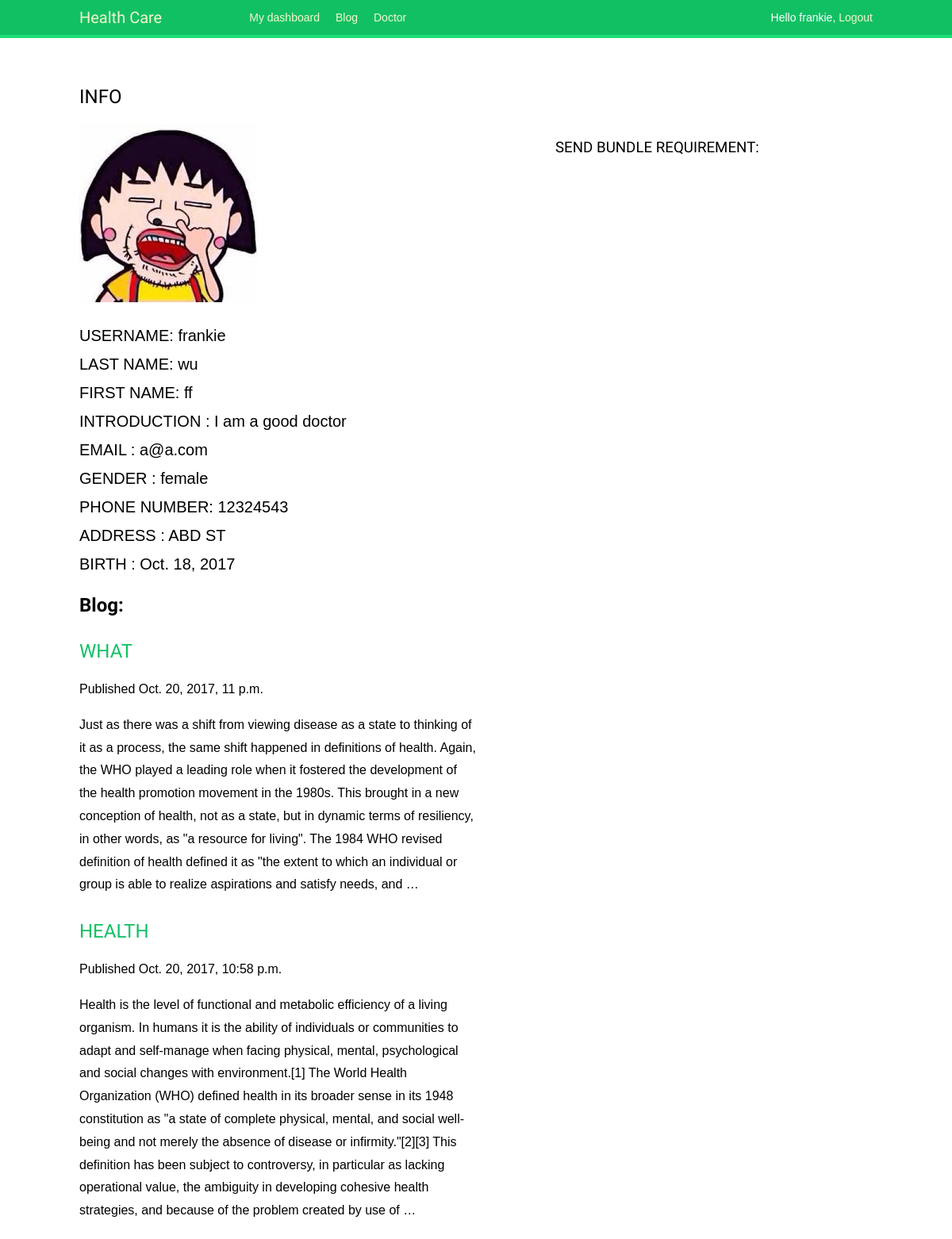
The app's page /account/doctor/frankie/ (signed in) with its own data.
### account/models.py (models this page shows, shortened)
class Profile(models.Model):
	user = models.OneToOneField(settings.AUTH_USER_MODEL)
	introduction = models.CharField(max_length=400,null=True)
	phone = models.CharField(max_length=200,null=True)
	address = models.CharField(max_length=200, null=True)
	date_of_birth = models.DateField(blank=True, null=True)
	photo = models.ImageField(upload_to='users/%Y/%m/%d', blank=True)
	gender = models.ForeignKey(Gender,
								related_name="users", null=True)
	user_type = models.ForeignKey(UserType,
								related_name='users', null=True)

class Gender(models.Model):
	user_gender = models.CharField(max_length=200,
							db_index=True)
	slug = models.SlugField(max_length=200,
							db_index=True,
							unique=True)
	def __str__(self):
		return self.user_gender

### blog/models.py (models this page shows, shortened)
class Blog(models.Model):
	title = models.CharField(max_length=200)
	slug = models.SlugField(max_length=200)
	author = models.ForeignKey(User,
							related_name='blogs')
	body = models.TextField()
	created = models.DateTimeField(auto_now_add=True)
	active = models.BooleanField(default=True)
	class Meta:
		ordering = ('-created',)
	def get_absolute_url(self):
		return reverse('blog_detail',
					args=[self.id])

### account/views.py (the view)
# urls.py: url(r'^doctor/(?P<username>[-\w]+)/$', views.doctor_detail, name='doctor_detail'),
@login_required
def doctor_detail(request,username):
	user = get_object_or_404(User, username=username)
	blogs = Blog.objects.filter(author=user)
	author = request.user
	new_message =None
	if request.method=="POST":
		message_form = MessageForm(data=request.POST)
		if message_form.is_valid():
			new_message = message_form.save(commit=False)
			new_message.author = author
			new_message.tosomeone= user
			new_message.save()
	else:
		message_form = MessageForm()
	return render(request,
				'account/userview/doctor.html',
				{'user':user,
				'blogs':blogs,
				'new_message':new_message,
				'message_form':message_form})

### account/templates/account/userview/doctor.html (shortened to what this page needs)
{% extends "base.html" %}
{% load thumbnail %}
{% block content %}
	<h2>INFO</h2>
    <div style="width: 50%; float:left;">
    {% thumbnail user.profile.photo "100x100" crop="100%" as im %}
        <img src="{{ im.url }}">
    {% endthumbnail %}
	<p style="font-size: 20px">
		USERNAME: {{user.username}}<br>
		LAST NAME: {{user.last_name}}<br>
		FIRST NAME: {{user.first_name}}<br>
		INTRODUCTION : {{user.profile.introduction }}<br>
		EMAIL : {{user.email}}<br>
		GENDER : {{user.profile.gender}}<br>
		PHONE NUMBER: {{user.profile.phone}}<br>
		ADDRESS : {{user.profile.address}}<br>
		BIRTH : {{user.profile.date_of_birth}}<br>
	</p>
	</div>
	<div style="width: 40% ;float: right;">
	<h3>SEND BUNDLE REQUIREMENT:</h3>
	</div>
	<div style="width: 50%">
		<h2><strong>Blog:</strong></h2>
		{% include "blogs/blog_list_ajax.html" %}
	</div>
{% endblock %}

### account/templates/base.html (shortened to what this page needs)
{% load staticfiles %}
<!DOCTYPE html>
<html>
<head>
	<link href="{% static "css/base.css" %}" rel="stylesheet">
</head>
<body>
	<div id="header">
		<span class="logo">Health Care</span>
		{% if request.user.is_authenticated %}
		<ul class="menu">
			<li {% if section == "dashboard" %}class="selected"{% endif %}><a href="{% url "dashboard" %}">My dashboard</a></li>
			<li {% if section == "blog" %}class="selected"{% endif %}><a href="{% url "all_blog_list" %}">Blog</a></li>
			<li {% if section == "doctor" %}class="selected"{% endif %}><a href="{% url "user_list" %}">Doctor</a></li>
		</ul>
		{% endif %}
		<span class="user">
		{% if request.user.is_authenticated %}
			Hello {{ request.user.username }}, <a href="{% url "logout" %}">Logout</a>
		{% else %}
			<a href="{% url "login" %}">Log-in</a>
		{% endif %}
		</span>
	</div>
	<div id="content">
		{% block content %}
		{% endblock %}
	</div>
</body>
</html>

### blog/templates/blogs/blog_list_ajax.html
{% for blog in blogs %}
	<h2><a href="{{ blog.get_absolute_url }}"">{{ blog.title }}</a></h2>
	<p class="date">Published {{ blog.created }}</p>
	<p>{{ blog.body|truncatewords:100 }}</p>
{% endfor %}

### account/static/css/base.css (style rules this page uses)
body { margin:0; padding:0; font-family:helvetica, sans-serif; }
p { line-height: 1.8; }
a { color:#12c064; text-decoration:none; }
h1, h2, h3, h4, h5 , h6 { font-family: 'Muli', sans-serif; font-weight:normal; }
h2 { margin:30px 0 20px; }
#header { padding:10px 100px; font-size:14px; background:#12c064; color:#fff; border-bottom:4px solid #1cdf78; overflow:auto; }
#header .logo { font-family: 'Muli', sans-serif; float:left; color:#f3f7cc; font-size:20px; margin-right:10%; }
#header ul.menu { list-style:none; float:left; margin:0; padding:0; }
#header ul.menu li { float:left; padding:4px 10px; }
#header a { color:#f3f7cc; }
#header .user { float:right; padding-top:4px; }
#content { padding:30px 100px; }

### records on screen
Blog: title "WHAT", created "Oct. 20, 2017, 11 p.m.", body "Just as there was a shift from viewing disease as a state to thinking of it as a process, the same shift happened in definitions of health. Again, the WHO played a leading role when it fostered the development of the health promotion movement in the 1980s. This brought in a new conception of health, not as a state, but in dynamic terms of resiliency, in other words, as \"a resource for living\". The 1984 WHO revised definition of health defined it as \"the extent to which an individual or group is able to realize aspirations and satisfy needs, and …"
Blog: title "HEALTH", created "Oct. 20, 2017, 10:58 p.m.", body "Health is the level of functional and metabolic efficiency of a living organism. In humans it is the ability of individuals or communities to adapt and self-manage when facing physical, mental, psychological and social changes with environment.[1] The World Health Organization (WHO) defined health in its broader sense in its 1948 constitution as \"a state of complete physical, mental, and social well-being and not merely the absence of disease or infirmity.\"[2][3] This definition has been subject to controversy, in particular as lacking operational value, the ambiguity in developing cohesive health strategies, and because of the problem created by use of …"

### other values on screen
{{ request.user.username }} "frankie"
{{ user.username }} "frankie"
{{ user.last_name }} "wu"
{{ user.first_name }} "ff"
{{ user.profile.introduction }} "I am a good doctor"
{{ user.email }} "a@a.com"
{{ user.profile.gender }} "female"
{{ user.profile.phone }} "12324543"
{{ user.profile.address }} "ABD ST"
{{ user.profile.date_of_birth }} "Oct. 18, 2017"
